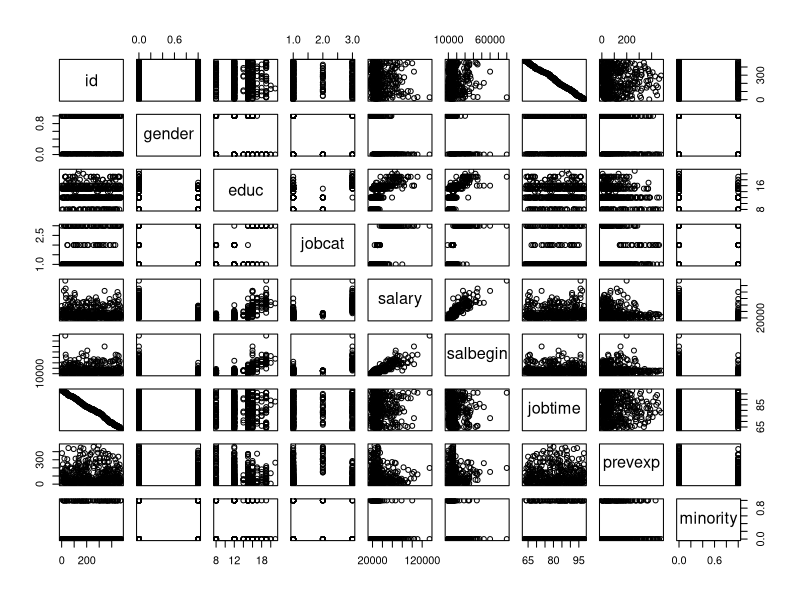
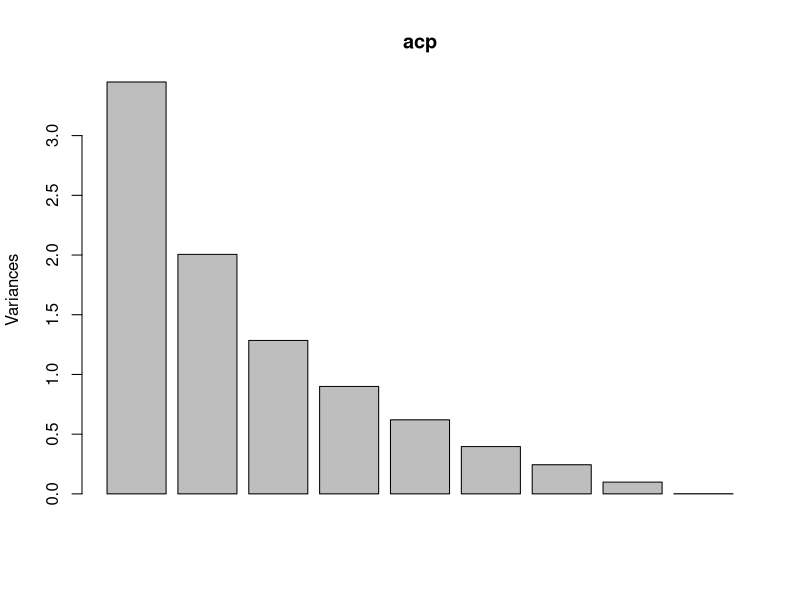

Reproduce these figures in R, in order.
load_data <- function() {
    data <- read.csv('files/Employee data.csv')
    return(data)
}

main <- function(){
    data <- load_data()

    png('images/correlation-plot.png')
    plot(data)
    dev.off()

    matrix <- cor(data)
    print("     --- Corelation Matrix ---")
    print(matrix)

    print("")
    print("     --- Corelation Summary ---")
    print(symnum(matrix))

    print("")
    print("     --- ACP ---")
    acp <- prcomp(data, scale=TRUE)
    print(summary(acp))
    png('images/acp-plot.png')
    plot(acp)
    dev.off()

    print("")
    print("     --- ACP Rotation ---")
    print(acp$rotation)
}

main()